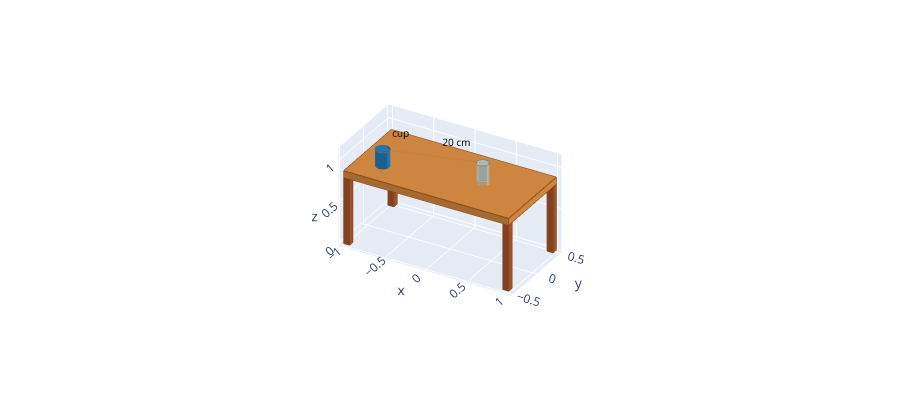

The cell this chart's notebook holds for it:
### Code cell
scene.render("plotly", height=400)

### Figure 1 — Plotly figure (JSON) as saved in the notebook; plotly's stock layout.template omitted (floating-point values rounded to 4 significant figures; data arrays with more than 128 entries replaced by an {"elided": "..."} marker saying what was removed)
{"data": [{"facecolor": ["peru", "peru", "peru", "peru", "peru", "peru", "peru", "peru", "peru", "peru", "peru", "peru", "sienna", "sienna", "sienna", "sienna", "sienna", "sienna", "sienna", "sienna", "sienna", "sienna", "sienna", "sienna", "sienna", "sienna", "sienna", "sienna", "sienna", "sienna", "sienna", "sienna", "sienna", "sienna", "sienna", "sienna", "sienna", "sienna", "sienna", "sienna", "sienna", "sienna", "sienna", "sienna", "sienna", "sienna", "sienna", "sienna", "sienna", "sienna", "sienna", "sienna", "sienna", "sienna", "sienna", "sienna", "sienna", "sienna", "sienna", "sienna", "#1f77b4", "#1f77b4", "#1f77b4", "#1f77b4", "#1f77b4", "#1f77b4", "#1f77b4", "#1f77b4", "#1f77b4", "#1f77b4", "#1f77b4", "#1f77b4", "#1f77b4", "#1f77b4", "#1f77b4", "#1f77b4", "#1f77b4", "#1f77b4", "#1f77b4", "#1f77b4", "#1f77b4", "#1f77b4", "#1f77b4", "#1f77b4", "#1f77b4", "#1f77b4", "#1f77b4", "#1f77b4", "#1f77b4", "#1f77b4", "#1f77b4", "#1f77b4", "#1f77b4", "#1f77b4", "#1f77b4", "#1f77b4", "#1f77b4", "#1f77b4", "#1f77b4", "#1f77b4", "#1f77b4", "#1f77b4", "#1f77b4", "#1f77b4", "#1f77b4", "#1f77b4", "#1f77b4", "#1f77b4", "#1f77b4", "#1f77b4", "#1f77b4", "#1f77b4", "#1f77b4", "#1f77b4", "#1f77b4", "#1f77b4", "#1f77b4", "#1f77b4", "#1f77b4", "#1f77b4"], "flatshading": true, "hoverinfo": "skip", "i": [0, 0, 4, 4, 8, 8, 12, 12, 16, 16, 20, 20, 24, 24, 28, 28, 32, 32, 36, 36, 40, 40, 44, 44, 48, 48, 52, 52, 56, 56, 60, 60, 64, 64, 68, 68, 72, 72, 76, 76, 80, 80, 84, 84, 88, 88, 92, 92, 96, 96, 100, 100, 104, 104, 108, 108, 112, 112, 116, 116, 120, 120, 124, 124, 128, 128, 132, 132, 136, 136, 140, 140, 144, 144, 148, 148, 152, 152, 156, 156, 160, 160, 164, 164, 168, 168, 172, 172, 176, 176, 180, 180, 184, 184, 184, 184, 184, 184, 184, 184, 184, 184, 184, 184, 184, 184, 200, 200, 200, 200, 200, 200, 200, 200, 200, 200, 200, 200, 200, 200], "j": [1, 2, 5, 6, 9, 10, 13, 14, 17, 18, 21, 22, 25, 26, 29, 30, 33, 34, 37, 38, 41, 42, 45, 46, 49, 50, 53, 54, 57, 58, 61, 62, 65, 66, 69, 70, 73, 74, 77, 78, 81, 82, 85, 86, 89, 90, 93, 94, 97, 98, 101, 102, 105, 106, 109, 110, 113, 114, 117, 118, 121, 122, 125, 126, 129, 130, 133, 134, 137, 138, 141, 142, 145, 146, 149, 150, 153, 154, 157, 158, 161, 162, 165, 166, 169, 170, 173, 174, 177, 178, 181, 182, 185, 186, 187, 188, 189, 190, 191, 192, 193, 194, 195, 196, 197, 198, 201, 202, 203, 204, 205, 206, 207, 208, 209, 210, 211, 212, 213, 214], "k": [2, 3, 6, 7, 10, 11, 14, 15, 18, 19, 22, 23, 26, 27, 30, 31, 34, 35, 38, 39, 42, 43, 46, 47, 50, 51, 54, 55, 58, 59, 62, 63, 66, 67, 70, 71, 74, 75, 78, 79, 82, 83, 86, 87, 90, 91, 94, 95, 98, 99, 102, 103, 106, 107, 110, 111, 114, 115, 118, 119, 122, 123, 126, 127, 130, 131, 134, 135, 138, 139, 142, 143, 146, 147, 150, 151, 154, 155, 158, 159, 162, 163, 166, 167, 170, 171, 174, 175, 178, 179, 182, 183, 186, 187, 188, 189, 190, 191, 192, 193, 194, 195, 196, 197, 198, 199, 202, 203, 204, 205, 206, 207, 208, 209, 210, 211, 212, 213, 214, 215], "opacity": 1.0, "type": "mesh3d", "x": {"elided": "216 float values"}, "y": {"elided": "216 float values"}, "z": {"elided": "216 float values"}}, {"facecolor": ["lightblue", "lightblue", "lightblue", "lightblue", "lightblue", "lightblue", "lightblue", "lightblue", "lightblue", "lightblue", "lightblue", "lightblue", "lightblue", "lightblue", "lightblue", "lightblue", "lightblue", "lightblue", "lightblue", "lightblue", "lightblue", "lightblue", "lightblue", "lightblue", "lightblue", "lightblue", "lightblue", "lightblue", "lightblue", "lightblue", "lightblue", "lightblue", "lightblue", "lightblue", "lightblue", "lightblue", "lightblue", "lightblue", "lightblue", "lightblue", "lightblue", "lightblue", "lightblue", "lightblue", "lightblue", "lightblue", "lightblue", "lightblue", "lightblue", "lightblue", "lightblue", "lightblue", "lightblue", "lightblue", "lightblue", "lightblue", "lightblue", "lightblue", "lightblue", "lightblue"], "flatshading": true, "hoverinfo": "skip", "i": [0, 0, 4, 4, 8, 8, 12, 12, 16, 16, 20, 20, 24, 24, 28, 28, 32, 32, 36, 36, 40, 40, 44, 44, 48, 48, 52, 52, 56, 56, 60, 60, 64, 64, 64, 64, 64, 64, 64, 64, 64, 64, 64, 64, 64, 64, 80, 80, 80, 80, 80, 80, 80, 80, 80, 80, 80, 80, 80, 80], "j": [1, 2, 5, 6, 9, 10, 13, 14, 17, 18, 21, 22, 25, 26, 29, 30, 33, 34, 37, 38, 41, 42, 45, 46, 49, 50, 53, 54, 57, 58, 61, 62, 65, 66, 67, 68, 69, 70, 71, 72, 73, 74, 75, 76, 77, 78, 81, 82, 83, 84, 85, 86, 87, 88, 89, 90, 91, 92, 93, 94], "k": [2, 3, 6, 7, 10, 11, 14, 15, 18, 19, 22, 23, 26, 27, 30, 31, 34, 35, 38, 39, 42, 43, 46, 47, 50, 51, 54, 55, 58, 59, 62, 63, 66, 67, 68, 69, 70, 71, 72, 73, 74, 75, 76, 77, 78, 79, 82, 83, 84, 85, 86, 87, 88, 89, 90, 91, 92, 93, 94, 95], "opacity": 0.5, "type": "mesh3d", "x": [0.47, 0.4647, 0.4647, 0.47, 0.4647, 0.4495, 0.4495, 0.4647, 0.4495, 0.4268, 0.4268, 0.4495, 0.4268, 0.4, 0.4, 0.4268, 0.4, 0.3732, 0.3732, 0.4, 0.3732, 0.3505, 0.3505, 0.3732, 0.3505, 0.3353, 0.3353, 0.3505, 0.3353, 0.33, 0.33, 0.3353, 0.33, 0.3353, 0.3353, 0.33, 0.3353, 0.3505, 0.3505, 0.3353, 0.3505, 0.3732, 0.3732, 0.3505, 0.3732, 0.4, 0.4, 0.3732, 0.4, 0.4268, 0.4268, 0.4, 0.4268, 0.4495, 0.4495, 0.4268, 0.4495, 0.4647, 0.4647, 0.4495, 0.4647, 0.47, 0.47, 0.4647, 0.4647, 0.4495, 0.4268, 0.4, 0.3732, 0.3505, 0.3353, 0.33, 0.3353, 0.3505, 0.3732, 0.4, 0.4268, 0.4495, 0.4647, 0.47, 0.47, 0.4647, 0.4495, 0.4268, 0.4, 0.3732, 0.3505, 0.3353, 0.33, 0.3353, 0.3505, 0.3732, 0.4, 0.4268, 0.4495, 0.4647], "y": [0.0, 0.02679, 0.02679, 0.0, 0.02679, 0.0495, 0.0495, 0.02679, 0.0495, 0.06467, 0.06467, 0.0495, 0.06467, 0.07, 0.07, 0.06467, 0.07, 0.06467, 0.06467, 0.07, 0.06467, 0.0495, 0.0495, 0.06467, 0.0495, 0.02679, 0.02679, 0.0495, 0.02679, 8.573e-18, 8.573e-18, 0.02679, 8.573e-18, -0.02679, -0.02679, 8.573e-18, -0.02679, -0.0495, -0.0495, -0.02679, -0.0495, -0.06467, -0.06467, -0.0495, -0.06467, -0.07, -0.07, -0.06467, -0.07, -0.06467, -0.06467, -0.07, -0.06467, -0.0495, -0.0495, -0.06467, -0.0495, -0.02679, -0.02679, -0.0495, -0.02679, 0.0, 0.0, -0.02679, -0.02679, -0.0495, -0.06467, -0.07, -0.06467, -0.0495, -0.02679, 8.573e-18, 0.02679, 0.0495, 0.06467, 0.07, 0.06467, 0.0495, 0.02679, 0.0, 0.0, 0.02679, 0.0495, 0.06467, 0.07, 0.06467, 0.0495, 0.02679, 8.573e-18, -0.02679, -0.0495, -0.06467, -0.07, -0.06467, -0.0495, -0.02679], "z": [0.88, 0.88, 1.13, 1.13, 0.88, 0.88, 1.13, 1.13, 0.88, 0.88, 1.13, 1.13, 0.88, 0.88, 1.13, 1.13, 0.88, 0.88, 1.13, 1.13, 0.88, 0.88, 1.13, 1.13, 0.88, 0.88, 1.13, 1.13, 0.88, 0.88, 1.13, 1.13, 0.88, 0.88, 1.13, 1.13, 0.88, 0.88, 1.13, 1.13, 0.88, 0.88, 1.13, 1.13, 0.88, 0.88, 1.13, 1.13, 0.88, 0.88, 1.13, 1.13, 0.88, 0.88, 1.13, 1.13, 0.88, 0.88, 1.13, 1.13, 0.88, 0.88, 1.13, 1.13, 0.88, 0.88, 0.88, 0.88, 0.88, 0.88, 0.88, 0.88, 0.88, 0.88, 0.88, 0.88, 0.88, 0.88, 0.88, 0.88, 1.13, 1.13, 1.13, 1.13, 1.13, 1.13, 1.13, 1.13, 1.13, 1.13, 1.13, 1.13, 1.13, 1.13, 1.13, 1.13]}, {"hoverinfo": "skip", "line": {"color": "saddlebrown", "dash": "solid", "width": 2.0}, "mode": "lines", "opacity": 1.0, "type": "scatter3d", "x": {"elided": "180 float values"}, "y": {"elided": "180 float values"}, "z": {"elided": "180 float values"}}, {"hoverinfo": "skip", "line": {"color": "dimgray", "dash": "solid", "width": 2.0}, "mode": "lines", "opacity": 1.0, "type": "scatter3d", "x": [-0.6261, -0.62, null, -0.62, -0.6261, null, -0.6434, -0.6261, null, -0.6261, -0.6434, null, -0.6694, -0.6434, null, -0.6434, -0.6694, null, -0.7, -0.6694, null, -0.6694, -0.7, null, -0.7306, -0.7, null, -0.7, -0.7306, null, -0.7566, -0.7306, null, -0.7306, -0.7566, null, -0.7739, -0.7566, null, -0.7566, -0.7739, null, -0.78, -0.7739, null, -0.7739, -0.78, null, -0.7739, -0.78, null, -0.78, -0.7739, null, -0.7566, -0.7739, null, -0.7739, -0.7566, null, -0.7306, -0.7566, null, -0.7566, -0.7306, null, -0.7, -0.7306, null, -0.7306, -0.7, null, -0.6694, -0.7, null, -0.7, -0.6694, null, -0.6434, -0.6694, null, -0.6694, -0.6434, null, -0.6261, -0.6434, null, -0.6434, -0.6261, null, -0.62, -0.6261, null, -0.6261, -0.62, null], "y": [-0.1694, -0.2, null, -0.2, -0.1694, null, -0.1434, -0.1694, null, -0.1694, -0.1434, null, -0.1261, -0.1434, null, -0.1434, -0.1261, null, -0.12, -0.1261, null, -0.1261, -0.12, null, -0.1261, -0.12, null, -0.12, -0.1261, null, -0.1434, -0.1261, null, -0.1261, -0.1434, null, -0.1694, -0.1434, null, -0.1434, -0.1694, null, -0.2, -0.1694, null, -0.1694, -0.2, null, -0.2306, -0.2, null, -0.2, -0.2306, null, -0.2566, -0.2306, null, -0.2306, -0.2566, null, -0.2739, -0.2566, null, -0.2566, -0.2739, null, -0.28, -0.2739, null, -0.2739, -0.28, null, -0.2739, -0.28, null, -0.28, -0.2739, null, -0.2566, -0.2739, null, -0.2739, -0.2566, null, -0.2306, -0.2566, null, -0.2566, -0.2306, null, -0.2, -0.2306, null, -0.2306, -0.2, null], "z": [0.88, 0.88, null, 1.08, 1.08, null, 0.88, 0.88, null, 1.08, 1.08, null, 0.88, 0.88, null, 1.08, 1.08, null, 0.88, 0.88, null, 1.08, 1.08, null, 0.88, 0.88, null, 1.08, 1.08, null, 0.88, 0.88, null, 1.08, 1.08, null, 0.88, 0.88, null, 1.08, 1.08, null, 0.88, 0.88, null, 1.08, 1.08, null, 0.88, 0.88, null, 1.08, 1.08, null, 0.88, 0.88, null, 1.08, 1.08, null, 0.88, 0.88, null, 1.08, 1.08, null, 0.88, 0.88, null, 1.08, 1.08, null, 0.88, 0.88, null, 1.08, 1.08, null, 0.88, 0.88, null, 1.08, 1.08, null, 0.88, 0.88, null, 1.08, 1.08, null, 0.88, 0.88, null, 1.08, 1.08, null]}, {"hoverinfo": "skip", "line": {"color": "dimgray", "dash": "solid", "width": 2.0}, "mode": "lines", "opacity": 0.5, "type": "scatter3d", "x": [0.4647, 0.47, null, 0.47, 0.4647, null, 0.4495, 0.4647, null, 0.4647, 0.4495, null, 0.4268, 0.4495, null, 0.4495, 0.4268, null, 0.4, 0.4268, null, 0.4268, 0.4, null, 0.3732, 0.4, null, 0.4, 0.3732, null, 0.3505, 0.3732, null, 0.3732, 0.3505, null, 0.3353, 0.3505, null, 0.3505, 0.3353, null, 0.33, 0.3353, null, 0.3353, 0.33, null, 0.3353, 0.33, null, 0.33, 0.3353, null, 0.3505, 0.3353, null, 0.3353, 0.3505, null, 0.3732, 0.3505, null, 0.3505, 0.3732, null, 0.4, 0.3732, null, 0.3732, 0.4, null, 0.4268, 0.4, null, 0.4, 0.4268, null, 0.4495, 0.4268, null, 0.4268, 0.4495, null, 0.4647, 0.4495, null, 0.4495, 0.4647, null, 0.47, 0.4647, null, 0.4647, 0.47, null], "y": [0.02679, 0.0, null, 0.0, 0.02679, null, 0.0495, 0.02679, null, 0.02679, 0.0495, null, 0.06467, 0.0495, null, 0.0495, 0.06467, null, 0.07, 0.06467, null, 0.06467, 0.07, null, 0.06467, 0.07, null, 0.07, 0.06467, null, 0.0495, 0.06467, null, 0.06467, 0.0495, null, 0.02679, 0.0495, null, 0.0495, 0.02679, null, 8.573e-18, 0.02679, null, 0.02679, 8.573e-18, null, -0.02679, 8.573e-18, null, 8.573e-18, -0.02679, null, -0.0495, -0.02679, null, -0.02679, -0.0495, null, -0.06467, -0.0495, null, -0.0495, -0.06467, null, -0.07, -0.06467, null, -0.06467, -0.07, null, -0.06467, -0.07, null, -0.07, -0.06467, null, -0.0495, -0.06467, null, -0.06467, -0.0495, null, -0.02679, -0.0495, null, -0.0495, -0.02679, null, 0.0, -0.02679, null, -0.02679, 0.0, null], "z": [0.88, 0.88, null, 1.13, 1.13, null, 0.88, 0.88, null, 1.13, 1.13, null, 0.88, 0.88, null, 1.13, 1.13, null, 0.88, 0.88, null, 1.13, 1.13, null, 0.88, 0.88, null, 1.13, 1.13, null, 0.88, 0.88, null, 1.13, 1.13, null, 0.88, 0.88, null, 1.13, 1.13, null, 0.88, 0.88, null, 1.13, 1.13, null, 0.88, 0.88, null, 1.13, 1.13, null, 0.88, 0.88, null, 1.13, 1.13, null, 0.88, 0.88, null, 1.13, 1.13, null, 0.88, 0.88, null, 1.13, 1.13, null, 0.88, 0.88, null, 1.13, 1.13, null, 0.88, 0.88, null, 1.13, 1.13, null, 0.88, 0.88, null, 1.13, 1.13, null, 0.88, 0.88, null, 1.13, 1.13, null]}, {"hoverinfo": "skip", "line": {"color": "gray", "dash": "dash", "width": 2.0}, "mode": "lines", "opacity": 1.0, "type": "scatter3d", "x": [-0.7, 0.4, null], "y": [-0.2, 0.0, null], "z": [1.08, 1.13, null]}, {"hoverinfo": "skip", "mode": "text", "text": ["cup"], "textfont": {"color": "black", "size": 10.0}, "textposition": "top right", "type": "scatter3d", "x": [-0.7], "y": [-0.2], "z": [1.08]}, {"hoverinfo": "skip", "mode": "text", "text": ["20 cm"], "textfont": {"color": "black", "size": 10.0}, "textposition": "top right", "type": "scatter3d", "x": [-0.15], "y": [-0.1], "z": [1.105]}], "layout": {"height": 400, "margin": {"b": 0, "l": 0, "r": 0, "t": 0}, "scene": {"aspectmode": "manual", "aspectratio": {"x": 1.0, "y": 0.5, "z": 0.565}, "camera": {"eye": {"x": 0.558, "y": -0.9665, "z": 0.6443}, "projection": {"type": "orthographic"}, "up": {"x": 0.0, "y": 0.0, "z": 1.0}}, "xaxis": {"autorange": false, "range": [-1.05, 1.05], "visible": true}, "yaxis": {"autorange": false, "range": [-0.525, 0.525], "visible": true}, "zaxis": {"autorange": false, "range": [-0.02825, 1.158], "visible": true}}, "showlegend": false, "uirevision": "minigeo"}}
